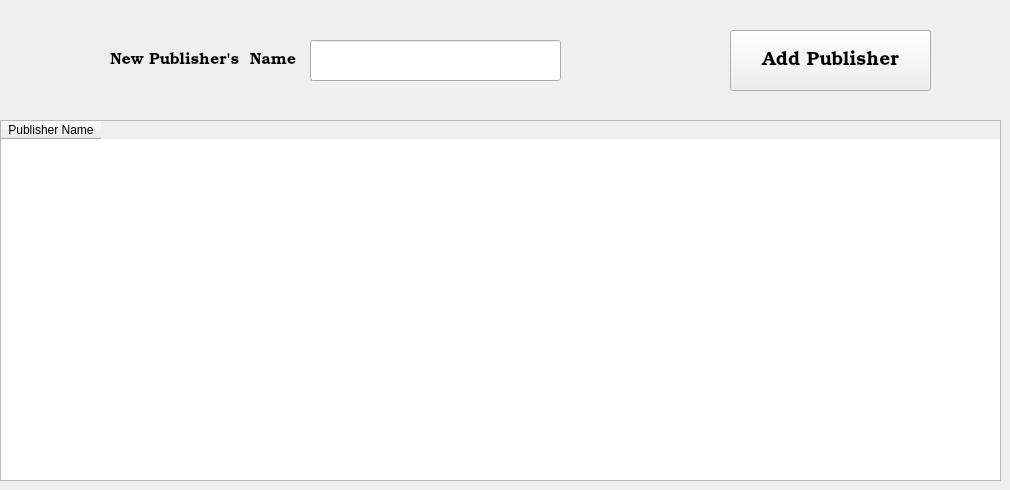
      <widget class="QWidget" name="tab_9">
       <attribute name="title">
        <string>Publisher</string>
       </attribute>
       <widget class="QPushButton" name="pushButton_16">
        <property name="geometry">
         <rect>
          <x>730</x>
          <y>30</y>
          <width>201</width>
          <height>61</height>
         </rect>
        </property>
        <property name="font">
         <font>
          <family>URW Bookman</family>
          <pointsize>14</pointsize>
         </font>
        </property>
        <property name="text">
         <string>Add Publisher</string>
        </property>
       </widget>
       <widget class="QLabel" name="label_28">
        <property name="geometry">
         <rect>
          <x>110</x>
          <y>40</y>
          <width>191</width>
          <height>41</height>
         </rect>
        </property>
        <property name="font">
         <font>
          <family>URW Bookman</family>
          <pointsize>12</pointsize>
         </font>
        </property>
        <property name="text">
         <string>New Publisher's  Name</string>
        </property>
       </widget>
       <widget class="QLineEdit" name="lineEdit_21">
        <property name="geometry">
         <rect>
          <x>310</x>
          <y>40</y>
          <width>251</width>
          <height>41</height>
         </rect>
        </property>
       </widget>
       <widget class="QTableWidget" name="tableWidget_4">
        <property name="geometry">
         <rect>
          <x>0</x>
          <y>120</y>
          <width>1001</width>
          <height>361</height>
         </rect>
        </property>
        <column>
         <property name="text">
          <string>Publisher Name</string>
         </property>
        </column>
       </widget>
      </widget>
